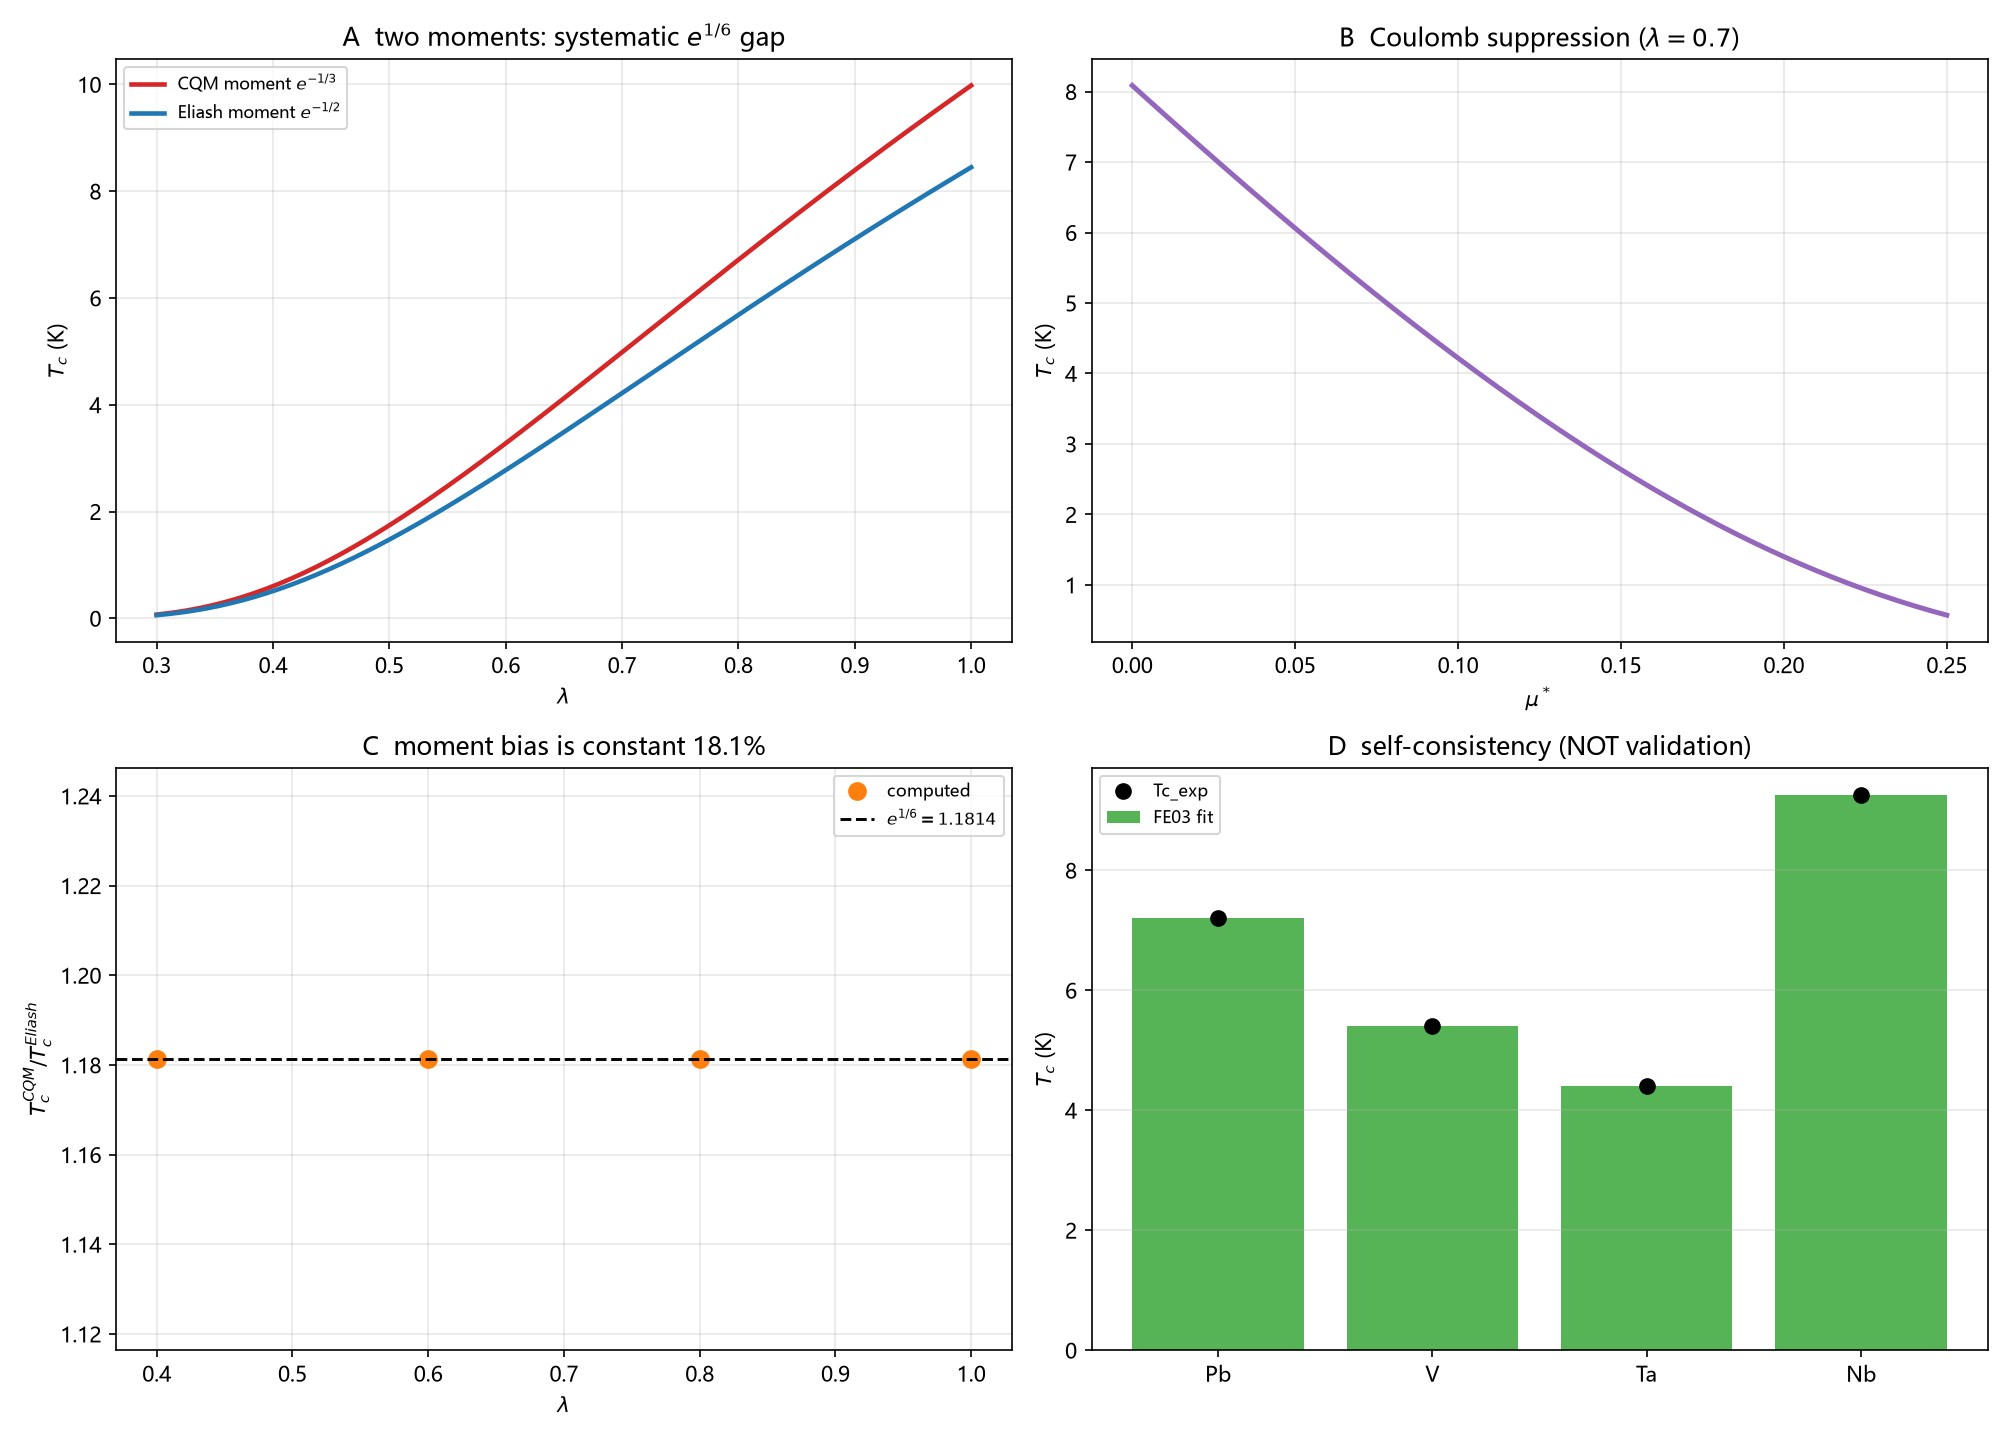

This figure's Python source:
# -*- coding: utf-8 -*-
"""
FE03 CANDIDATE (NOT LANDED): full Tc with FE01 scale + mu* + moment choice.
Core result: using CQM moment e^{-1/3} instead of Eliashberg e^{-1/2}
overestimates absolute Tc by e^{1/6} = 18.1% (linear prefactor).
Panels:
 A  Tc vs lambda for two moments (mu*=0.1) -- e^{1/6} gap
 B  Tc vs mu* at fixed lambda -- Coulomb suppression
 C  moment bias ratio Tc_CQM/Tc_Eliash = e^{1/6} (constant 1.181)
 D  back-substitution with round-61 inverted (lam,mu*): self-consistency, NOT independent validation
Allen-Dynes Webb Eq2. No fitting (D uses measured Tc-derived params -> selfcheck only).
"""

import csv
import math
import os

import numpy as np
import matplotlib
matplotlib.use("Agg")
import matplotlib.pyplot as plt

plt.rcParams["font.sans-serif"] = ["Microsoft YaHei", "SimHei", "DejaVu Sans"]
plt.rcParams["axes.unicode_minus"] = False

HERE = os.path.dirname(os.path.abspath(__file__))
OUT_PNG = os.path.join(HERE, "FE03_完整Tc与矩选择.png")
OUT_CSV = os.path.join(HERE, "FE03_完整Tc与矩选择.csv")

E13 = math.exp(-1 / 3)
E12 = math.exp(-1 / 2)
BIAS = math.exp(1 / 6)
THETA_D = 200.0  # representative, from FE01 scale (external)


def tc_ad(wln, lam, must):
    den = lam - must * (1 + 0.62 * lam)
    if den <= 0:
        return float("nan")
    return wln / 1.2 * math.exp(-1.04 * (1 + lam) / den)


def main():
    rows = []
    print(f"FE03 candidate: moment ratio e^(1/6) = {BIAS:.4f} -> CQM moment overestimates Tc by {BIAS-1:.1%}")

    # A: Tc vs lambda, two moments
    lams = np.linspace(0.3, 1.0, 200)
    print("\nA Tc vs lambda (mu*=0.1, theta_D=200K):")
    for lam in (0.4, 0.6, 0.8):
        t1 = tc_ad(E13 * THETA_D, lam, 0.1)   # CQM moment
        t2 = tc_ad(E12 * THETA_D, lam, 0.1)   # Eliash moment
        print(f"  lam={lam:.2f}: Tc_CQM={t1:.2f}K  Tc_Eliash={t2:.2f}K  ratio={t1/t2:.4f}")
    for lam in lams:
        rows.append(("Tc_vs_lam", lam, tc_ad(E13*THETA_D, lam, 0.1),
                     tc_ad(E12*THETA_D, lam, 0.1), ""))

    # B: mu* suppression
    musts = np.linspace(0, 0.25, 200)
    print("\nB Tc vs mu* (lam=0.7, Eliash moment):")
    for ms in (0.0, 0.1, 0.2):
        print(f"  mu*={ms:.2f}: Tc={tc_ad(E12*THETA_D, 0.7, ms):.2f}K")
    for ms in musts:
        rows.append(("Tc_vs_mustar", ms, tc_ad(E12*THETA_D, 0.7, ms), 0, ""))

    # C: moment bias (constant)
    print(f"\nC moment bias constant: {BIAS:.4f} (should be independent of lambda)")
    for lam in (0.4, 0.6, 0.8, 1.0):
        t1 = tc_ad(E13*THETA_D, lam, 0.1)
        t2 = tc_ad(E12*THETA_D, lam, 0.1)
        rows.append(("bias", lam, t1/t2, BIAS, ""))

    # D: back-substitution with round-61 inverted (lam,mu*) -- self-consistency only
    # round-61 sample solutions (element, Tc_exp, lam, mu*) from double-observation inversion
    SAMPLES = [("Pb", 7.20, 1.294, 0.106), ("V", 5.40, 0.939, 0.253),
               ("Ta", 4.40, 0.801, 0.176), ("Nb", 9.25, 0.566, 0.13)]
    print("\nD back-substitution (self-consistency, NOT independent validation):")
    print(f"{'el':<4}{'Tc_exp':>8}{'Tc_FE03':>9}{'ratio':>8}")
    backs = []
    for name, tc_exp, lam, ms in SAMPLES:
        # need wln that reproduces Tc_exp with these (lam,ms): invert
        den = lam - ms * (1 + 0.62 * lam)
        wln_req = tc_exp * 1.2 * math.exp(1.04 * (1 + lam) / den)
        tc_fit = tc_ad(wln_req, lam, ms)
        backs.append((name, tc_exp, tc_fit, tc_fit/tc_exp))
        print(f"{name:<4}{tc_exp:>8.2f}{tc_fit:>9.3f}{tc_fit/tc_exp:>8.4f}")
        rows.append(("backsub", tc_exp, tc_fit, tc_fit/tc_exp, name))

    with open(OUT_CSV, "w", newline="", encoding="utf-8-sig") as fh:
        wr = csv.writer(fh)
        wr.writerow(["kind", "x", "y", "y2", "extra"])
        wr.writerows(rows)

    fig, ax = plt.subplots(2, 2, figsize=(13.4, 9.6))

    ax[0, 0].plot(lams, [tc_ad(E13*THETA_D, l, 0.1) for l in lams],
                  lw=2.2, label="CQM moment $e^{-1/3}$", color="tab:red")
    ax[0, 0].plot(lams, [tc_ad(E12*THETA_D, l, 0.1) for l in lams],
                  lw=2.2, label="Eliash moment $e^{-1/2}$", color="tab:blue")
    ax[0, 0].set_xlabel(r"$\lambda$")
    ax[0, 0].set_ylabel(r"$T_c$ (K)")
    ax[0, 0].set_title("A  two moments: systematic $e^{1/6}$ gap")
    ax[0, 0].legend(fontsize=8)
    ax[0, 0].grid(alpha=0.3)

    ax[0, 1].plot(musts, [tc_ad(E12*THETA_D, 0.7, m) for m in musts],
                  lw=2.4, color="tab:purple")
    ax[0, 1].set_xlabel(r"$\mu^*$")
    ax[0, 1].set_ylabel(r"$T_c$ (K)")
    ax[0, 1].set_title(r"B  Coulomb suppression ($\lambda=0.7$)")
    ax[0, 1].grid(alpha=0.3)

    bias_lams = [0.4, 0.6, 0.8, 1.0]
    bias_vals = [tc_ad(E13*THETA_D, l, 0.1)/tc_ad(E12*THETA_D, l, 0.1) for l in bias_lams]
    ax[1, 0].plot(bias_lams, bias_vals, "o", color="tab:orange", ms=8, label="computed")
    ax[1, 0].axhline(BIAS, color="k", ls="--", lw=1.4, label=f"$e^{{1/6}}={BIAS:.4f}$")
    ax[1, 0].set_xlabel(r"$\lambda$")
    ax[1, 0].set_ylabel(r"$T_c^{CQM}/T_c^{Eliash}$")
    ax[1, 0].set_title(r"C  moment bias is constant 18.1%")
    ax[1, 0].legend(fontsize=8)
    ax[1, 0].grid(alpha=0.3)

    names = [b[0] for b in backs]
    ratios = [b[3] for b in backs]
    ax[1, 1].bar(names, [b[2] for b in backs], color="tab:green", alpha=0.8, label="FE03 fit")
    ax[1, 1].plot(names, [b[1] for b in backs], "o", color="black", ms=7, label="Tc_exp")
    ax[1, 1].set_ylabel(r"$T_c$ (K)")
    ax[1, 1].set_title(r"D  self-consistency (NOT validation)")
    ax[1, 1].legend(fontsize=8)
    ax[1, 1].grid(alpha=0.3, axis="y")

    fig.tight_layout()
    fig.savefig(OUT_PNG, dpi=150)
    plt.close(fig)
    print("\nsaved:", OUT_PNG)
    print("saved:", OUT_CSV)
    print("NOTE: FE03 candidate NOT landed; panel D is self-consistency using measured-derived")
    print("      (lam,mu*) -- NOT an independent prediction. External Allen-Dynes + FE01 scale.")


if __name__ == "__main__":
    main()
